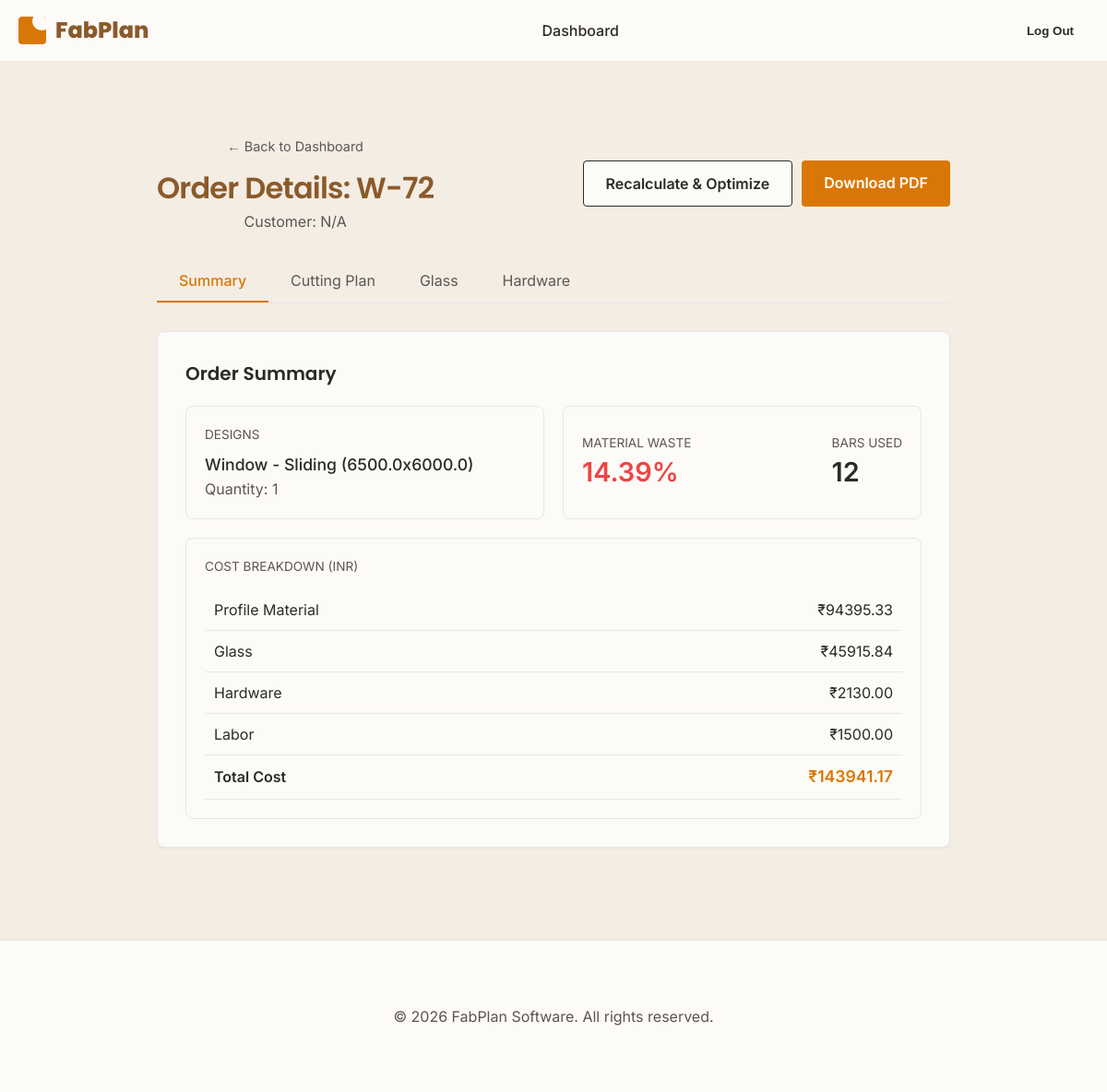
Page /order/view/16/ (signed in) on the committed database.
### core/models.py (models this page shows, shortened)
class Order(models.Model):
    user = models.ForeignKey(User, on_delete=models.CASCADE, related_name='orders', null=True, blank=True)
    code = models.CharField(max_length=50, unique=True)
    customer_name = models.CharField(max_length=200, blank=True, null=True)
    created_at = models.DateTimeField(auto_now_add=True)

class DesignItem(models.Model):
    PRODUCT_CHOICES = (
        ('window', 'Window'),
        ('door', 'Door'),
    )
    TYPOLOGY_CHOICES = (
        ('sliding', 'Sliding'),
        ('casement', 'Casement'),
        ('fixed', 'Fixed'),
    )
    order = models.ForeignKey(Order, on_delete=models.CASCADE, related_name='designs')
    product_type = models.CharField(max_length=20, choices=PRODUCT_CHOICES, default='window')
    width = models.FloatField(help_text="Width in mm")
    height = models.FloatField(help_text="Height in mm")
    typology = models.CharField(max_length=20, choices=TYPOLOGY_CHOICES)
    glass_type = models.CharField(max_length=100)
    finish = models.CharField(max_length=100)
    mesh = models.BooleanField(default=False)
    quantity = models.PositiveIntegerField(default=1)
    number_of_panels = models.IntegerField(default=1)

### core/views.py (the view)
# urls.py: path('order/view/<int:order_id>/', views.order_detail_view, name='order_detail_view'),
@login_required
def order_detail_view(request, order_id):
    data = get_order_data(request, order_id)
    return render(request, 'core/order_detail.html', {'data': data})

### core/services/bar_optimizer.py (called while the page is built)
def optimize_cuts(cuts, bar_length=6000):
    sorted_cuts = sorted(cuts, reverse=True)
    bars = []
    for cut in sorted_cuts:
        placed = False
        for bar in bars:
            if bar['leftover'] >= cut:
                bar['cuts'].append(cut)
                bar['leftover'] -= cut
                placed = True
                break
        if not placed:
            bars.append({
                'cuts': [cut],
                'leftover': bar_length - cut,
                'bar_length': bar_length
            })
    for bar in bars:
        bar['waste_percentage'] = round((bar['leftover'] / bar['bar_length']) * 100, 2)
    return bars

def optimize_profile_cuts(cut_pieces):
    from collections import defaultdict
    profile_cuts = defaultdict(list)
    for piece in cut_pieces:
        for _ in range(piece.quantity):
            profile_cuts[piece.profile].append(piece.length)
    optimized_results = {}
    for profile, lengths in profile_cuts.items():
        optimized_results[profile.name] = optimize_cuts(lengths, profile.bar_length)
    return optimized_results

### core/services/glass_engine.py (called while the page is built)
def calculate_glass(design):
    results = []
    if design.typology == 'fixed':
        w = design.width - 40
        h = design.height - 40
        results.append({'width': w, 'height': h, 'quantity': 1 * design.quantity})
    elif design.typology == 'casement':
        w = design.width - 40
        h = design.height - 40
        results.append({'width': w, 'height': h, 'quantity': 1 * design.quantity})
    elif design.typology == 'sliding':
        w = (design.width / 2) - 40
        h = design.height - 40
        results.append({'width': w, 'height': h, 'quantity': 2 * design.quantity})
    return results

### core/templates/core/order_detail.html (shortened to what this page needs)
{% extends 'core/base.html' %}
{% load static %}
{% block extra_head %}
<link rel="stylesheet" href="{% static 'css/style.css' %}">
{% endblock %}
{% block content %}
<div style="background-color: var(--bg-color); min-height: calc(100vh - 80px); padding-bottom: 60px; padding-top: 40px;">
    <div class="container">
        <header style="display: flex; justify-content: space-between; align-items: center; margin-bottom: 30px;">
            <div>
                <a href="{% url 'dashboard' %}?tab=orders" style="color: var(--text-muted); text-decoration: none; font-size: 0.9rem;">&larr; Back to Dashboard</a>
                <h1 style="color: var(--brand-blue); margin-top: 10px;">Order Details: {{ data.code }}</h1>
                <p>Customer: {{ data.customer }}</p>
            </div>
            <div style="display: flex; gap: 10px;">
                <a href="?recalculate=true" class="btn btn-outline" style="background-color: var(--card-bg);">Recalculate & Optimize</a>
                <a href="{% url 'single_quotation_pdf' data.id %}" target="_blank" class="btn btn-orange">Download PDF</a>
            </div>
        </header>
        <div class="tabs">
            <button class="tab-btn active" onclick="openTab(event, 'summary-tab')">Summary</button>
            <button class="tab-btn" onclick="openTab(event, 'cutting-tab')">Cutting Plan</button>
            <button class="tab-btn" onclick="openTab(event, 'glass-tab')">Glass</button>
            <button class="tab-btn" onclick="openTab(event, 'hardware-tab')">Hardware</button>
        </div>
        <div id="summary-tab" class="tab-content active">
            <h2>Order Summary</h2>
            <div class="form-row" style="margin-top: 20px;">
                <div class="d-card" style="background: var(--card-bg); border-color: var(--border-color); color: var(--text-main); padding: 20px; border: 1px solid var(--border-color); border-radius: 8px;">
                    <div style="font-size: 0.85rem; color: var(--text-muted); text-transform: uppercase;">Designs</div>
                    {% for design in data.designs %}
                    <div style="font-size: 1.1rem; font-weight: 500; margin-top: 10px;">{{ design.product }} - {{ design.typology }} ({{ design.dimensions }})</div>
                    <div style="color: var(--text-light);">Quantity: {{ design.quantity }}</div>
                    {% endfor %}
                </div>
                <div class="d-card" style="background: var(--card-bg); border-color: var(--border-color); color: var(--text-main); padding: 20px; border: 1px solid var(--border-color); border-radius: 8px; display:flex; justify-content:space-between; align-items:center;">
                    <div>
                        <div style="font-size: 0.85rem; color: var(--text-muted); text-transform: uppercase;">Material Waste</div>
                        <div style="font-size: 1.8rem; font-weight: 600; color: {% if data.summary.avg_waste > 10 %}var(--error){% else %}var(--success){% endif %};">{{ data.summary.avg_waste }}%</div>
                    </div>
                    <div>
                        <div style="font-size: 0.85rem; color: var(--text-muted); text-transform: uppercase;">Bars Used</div>
                        <div style="font-size: 1.8rem; font-weight: 600;">{{ data.summary.total_bars_used }}</div>
                    </div>
                </div>
            </div>
            <div class="d-card" style="background: var(--card-bg); color: var(--text-main); padding: 20px; border: 1px solid var(--border-color); border-radius: 8px; margin-top: 20px;">
                <div style="font-size: 0.85rem; color: var(--text-muted); text-transform: uppercase; margin-bottom: 15px;">Cost Breakdown (INR)</div>
                <div class="table-responsive">
                    <table style="width: 100%;">
                        <tr><td style="padding: 10px; border-bottom: 1px solid var(--border-color);">Profile Material</td><td style="padding: 10px; border-bottom: 1px solid var(--border-color); text-align:right">₹{{ data.costs.profile|floatformat:2 }}</td></tr>
                        <tr><td style="padding: 10px; border-bottom: 1px solid var(--border-color);">Glass</td><td style="padding: 10px; border-bottom: 1px solid var(--border-color); text-align:right">₹{{ data.costs.glass|floatformat:2 }}</td></tr>
                        <tr><td style="padding: 10px; border-bottom: 1px solid var(--border-color);">Hardware</td><td style="padding: 10px; border-bottom: 1px solid var(--border-color); text-align:right">₹{{ data.costs.hardware|floatformat:2 }}</td></tr>
                        <tr><td style="padding: 10px; border-bottom: 1px solid var(--border-color);">Labor</td><td style="padding: 10px; border-bottom: 1px solid var(--border-color); text-align:right">₹{{ data.costs.labor|floatformat:2 }}</td></tr>
                        <tr style="font-weight: 600;">
                            <td style="padding: 10px;">Total Cost</td><td style="padding: 10px; text-align:right; font-size: 1.1rem; color: var(--primary);">₹{{ data.costs.total|floatformat:2 }}</td>
                        </tr>
                    </table>
                </div>
            </div>
        </div>
    </div>
</div>
{% endblock %}

### core/static/css/landing.css (style rules this page uses)
html { scroll-behavior: smooth; }
:root { --brand-blue: #8b5a2b; --brand-blue-dark: #633f1e; --brand-orange: #d97706; --brand-orange-hover: #b45309; --text-main: #2c2a29; --text-light: #5c5552; --bg-light: #f4ede4; --bg-white: #fdfbf7; --yellow-circle: #d2a679; }
* { box-sizing: border-box; margin: 0; padding: 0; }
body { font-family: 'Inter', sans-serif; color: var(--text-main); line-height: 1.6; overflow-x: hidden; }
h1, h2, h3, h4, h5, h6, .logo { font-family: 'Poppins', sans-serif; }
a { text-decoration: none; color: inherit; }
.container { max-width: 1200px; margin: 0 auto; padding: 0 20px; }
.btn { display: inline-block; padding: 12px 24px; border-radius: 4px; font-weight: 600; text-align: center; transition: all 0.3s ease; cursor: pointer; }
.btn-orange { background-color: var(--brand-orange); color: white; border: none; }
.btn-outline { background-color: transparent; color: var(--text-main); border: 1px solid var(--text-main); }

### core/static/css/style.css (style rules this page uses)
:root { --bg-color: #f4ede4; --card-bg: #fdfbf7; --text-main: #2c2a29; --text-muted: #5c5552; --border-color: #e5e7eb; --primary: #d97706; --primary-hover: #b45309; --brand-blue: #8b5a2b; --error: #ef4444; --success: #10b981; }
* { box-sizing: border-box; margin: 0; padding: 0; }
body { font-family: 'Inter', sans-serif; background-color: var(--bg-color); color: var(--text-main); line-height: 1.5; }
.container { max-width: 900px; margin: 40px auto; padding: 0 20px; }
header { margin-bottom: 30px; text-align: center; }
header h1 { font-size: 2rem; font-weight: 600; letter-spacing: -0.025em; }
header p { color: var(--text-muted); }
.tabs { display: flex; border-bottom: 1px solid var(--border-color); margin-bottom: 30px; }
.tab-btn { background: none; border: none; padding: 12px 24px; font-size: 1rem; font-family: inherit; color: var(--text-muted); cursor: pointer; border-bottom: 2px solid transparent; transition: all 0.2s ease; }
.tab-btn.active { color: var(--primary); border-bottom-color: var(--primary); font-weight: 500; }
.tab-content { display: none; background: var(--card-bg); padding: 30px; border-radius: 8px; border: 1px solid var(--border-color); box-shadow: 0 1px 3px rgba(0,0,0,0.05); }
.tab-content.active { display: block; animation: fadeIn 0.3s ease-in-out; }
.tab-content h2 { margin-bottom: 20px; font-size: 1.25rem; font-weight: 600; }
.form-row { display: grid; grid-template-columns: 1fr 1fr; gap: 20px; }
.table-responsive { overflow-x: auto; }
table { width: 100%; border-collapse: collapse; }
th, td { text-align: left; padding: 12px; border-bottom: 1px solid var(--border-color); }
.d-card { background: rgba(255, 255, 255, 0.05); border: 1px solid rgba(255, 255, 255, 0.1); border-radius: 8px; padding: 16px; }

### rows in the picture
Order: code "W-72"
DesignItem: product "Window", typology "Sliding", dimensions "6500.0x6000.0", quantity "1"

### other values in the picture
{{ data.customer }} "N/A"
{{ data.summary.avg_waste }} "14.39"
{{ data.summary.total_bars_used }} "12"
{{ data.costs.profile|floatformat:2 }} "94395.33"
{{ data.costs.glass|floatformat:2 }} "45915.84"
{{ data.costs.hardware|floatformat:2 }} "2130.00"
{{ data.costs.labor|floatformat:2 }} "1500.00"
{{ data.costs.total|floatformat:2 }} "143941.17"
